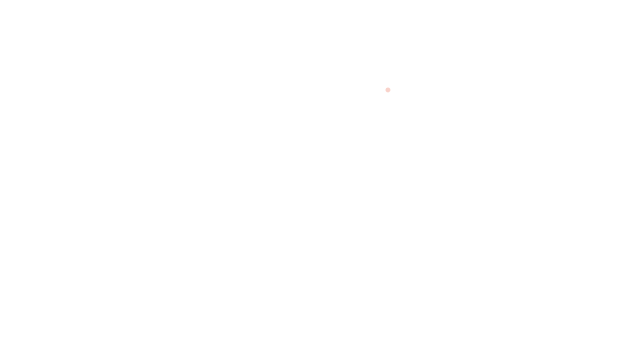
Frame 1 (no input)
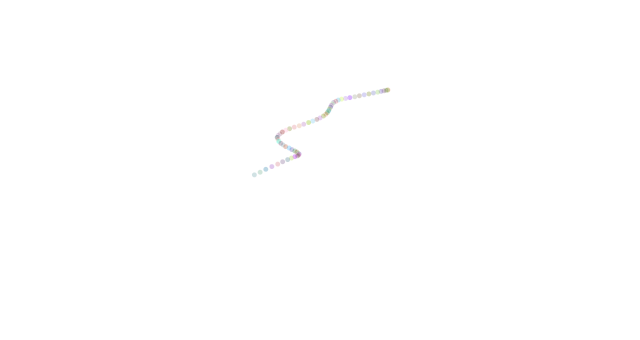
Frame 60 (the mouse pressed at the canvas centre just before this capture)
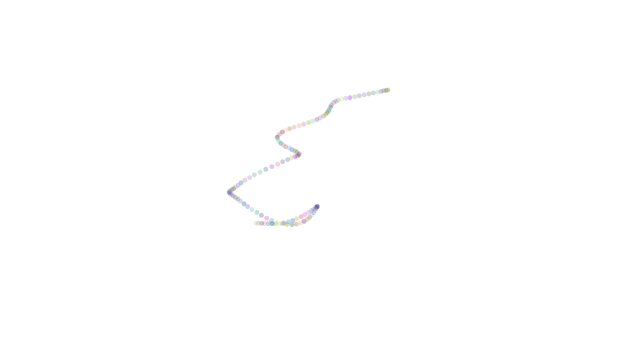
Frame 120 (the mouse held since frame 60 and released just before this capture)

The Processing sketch that drew these frames (run headless with seeded random() and noise(); from frame 60 on, the mouse is pressed at the canvas centre):

// Processing sketch: intro_perlin_random_walker
// ── intro_perlin_random_walker.pde
/*
The Nature Of Code - Introduction:
"Random walker using Perlin noise and colors generated by Gaussian distribution."
*/

import java.util.Random;

Random generator;

float gaussian(int mean, int sd) {
  float num = (float) generator.nextGaussian();
  float val = sd * num + mean;
  return val;
}

Walker w;

void setup() {
  size(640,340);
  background(255);
  generator = new Random();
  w = new Walker();
  //frameRate(100);
}

void draw() {
  w.step();
  w.setColors();
  w.display();
}

class Walker {
  float x,y;
  float tx,ty;
  int red, blue, green;
  
  Walker() {
    tx = 0;
    ty = 1000;
  }
  
  void step() {
    float nx = noise(tx);
    float ny = noise(ty);
    
    x = map(nx,0,1,0,width);
    y = map(ny,0,1,0,height);

    tx+=0.01;
    ty+=0.01;
     
    // Stay on the screen
    //x = constrain(x, 0, width-1);
    //y = constrain(y, 0, height-1);
  }
  
  void setColors () {
    red = (int) gaussian(125,60);
    blue = (int) gaussian(125,60);
    green = (int) gaussian(125,60);
  }
  
  
  void display () {
    strokeWeight(0.001);
    stroke(255);
    fill(red, green, blue,80);
    ellipse(x,y,5,5);
  }

}
